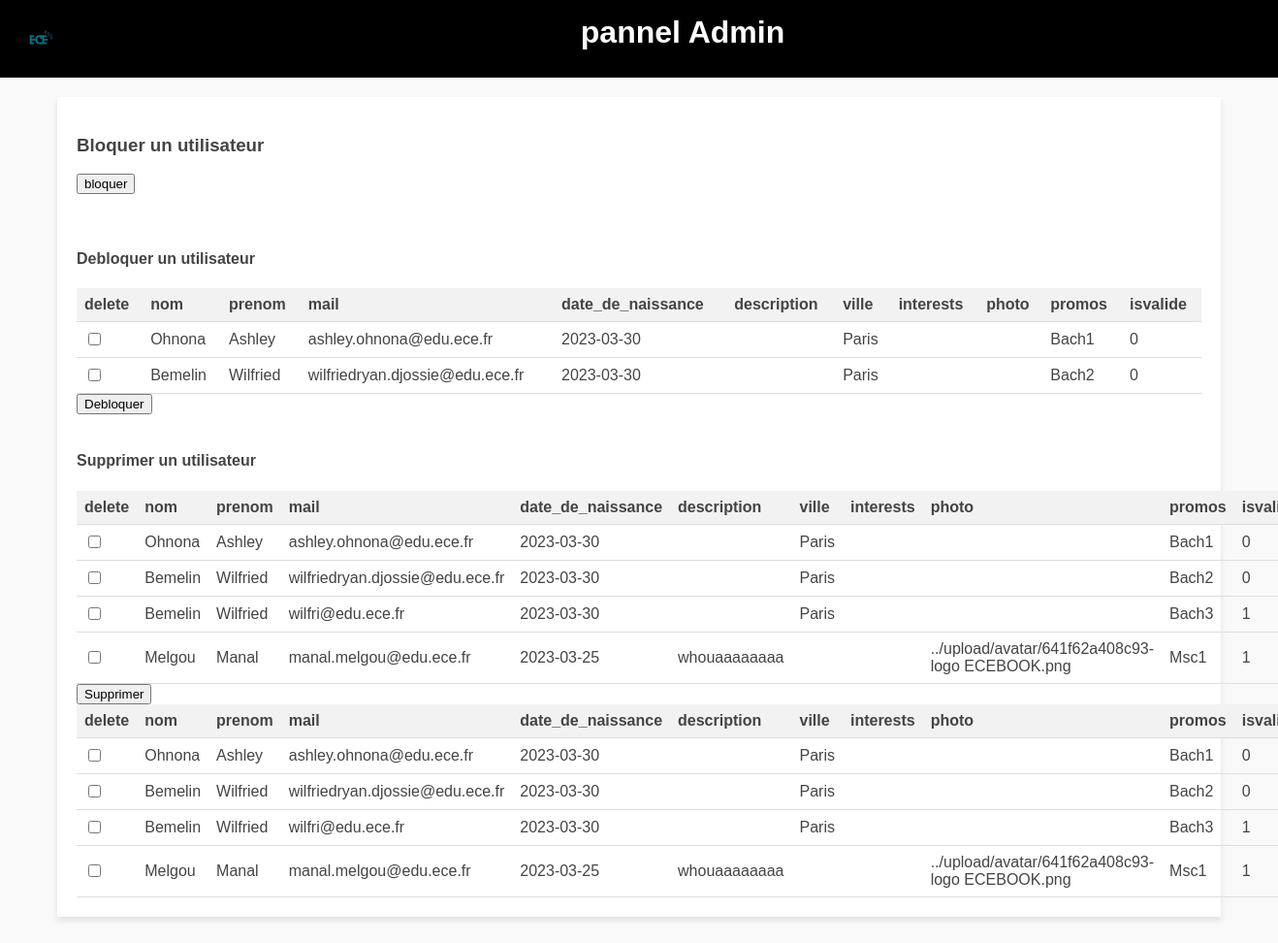
Screenshot of /view/admin/manage-user.php with the database file from the repository.
### tables this page shows
CREATE TABLE IF NOT EXISTS `user` (
  `iduser` INT NOT NULL AUTO_INCREMENT,
  `nom` VARCHAR(45) NULL,
  `prenom` VARCHAR(45) NULL,
  `mail` VARCHAR(200) NULL,
  `password` VARCHAR(255) NULL,
  `date_de_naissance` DATE NULL,
  `type` INT NULL,
  `description` VARCHAR(200) NULL,
  `ville` VARCHAR(200) NULL,
  `interests` VARCHAR(45) NULL,
  `photo` VARCHAR(200) NULL,
  `isvalide` TINYINT NULL,
  `token` VARCHAR(255) NULL,
  `inactive_time` DATETIME NULL,
  PRIMARY KEY (`iduser`),
  UNIQUE INDEX `mail_UNIQUE` (`mail` ASC) VISIBLE);

CREATE TABLE IF NOT EXISTS `promos` (
  `idpromos` INT NOT NULL AUTO_INCREMENT,
  `nom` VARCHAR(45) NULL,
  PRIMARY KEY (`idpromos`));

### modele/Database.php (called while the page is built, shortened)
<?php
class Database
{
    private static $dns;
    private static $user;
    private static $password;
    private static $database;
    public function __construct()
    {
        self::$dns ="mysql:host=localhost;dbname=projet-tech;port=3306";
        self::$user = "root";
        self::$password = "";
        self::$database = new PDO(self::$dns, self::$user, self::$password);
    }
    public function getUser(){
        $sql = 'SELECT * FROM user';
        $stmt = self::$database->prepare($sql);
        $stmt->execute();
        return $stmt->fetchAll(PDO::FETCH_ASSOC);
    }
    public function getInactiveUser() {
        $sql = 'SELECT * FROM user WHERE isvalide = 0';
        $stmt = self::$database->prepare($sql);
        $stmt->execute();
        return $stmt->fetchAll(PDO::FETCH_ASSOC);
    }
    public function GetPromosByID($id){
        $sql = "SELECT * FROM promos WHERE idpromos = :id";
        $stmt = self::$database->prepare($sql);
        $stmt->bindParam(':id', $id);
        $stmt->execute();
        return $stmt->fetchAll();
    }
}

### controller/admin/showuser.php (the view)
<?php
require_once ('..\..\modele\Database.php');
function ShowUser(){
    $data = new Database();
    $user = $data->getUser();
    foreach ($user as $row) {
        echo "<tr>";
        echo "<td> <input type='checkbox' name='iduser[]' value='{$row['iduser']}'</td>";
        echo "<td>{$row['nom']}</td>";
        echo "<td>{$row['prenom']}</td>";
        echo "<td>{$row['mail']}</td>";
        echo "<td>{$row['date_de_naissance']}</td>";
        echo "<td>{$row['description']}</td>";
        echo "<td>{$row['ville']}</td>";
        echo "<td>{$row['interests']}</td>";
        echo "<td>{$row['photo']}</td>";
        $promo = $data->GetPromosByID($row['iduser']);
        echo "<td>{$promo[0]['nom']}</td>";
        echo "<td>{$row['isvalide']}</td>";
        echo "</tr>";
    }
}
function ShowBlockUser(){
    $data = new Database();
    $user = $data->getInactiveUser();
    foreach ($user as $row) {
        echo "<tr>";
        echo "<td> <input type='checkbox' name='iduser[]' value='{$row['iduser']}'</td>";
        echo "<td>{$row['nom']}</td>";
        echo "<td>{$row['prenom']}</td>";
        echo "<td>{$row['mail']}</td>";
        echo "<td>{$row['date_de_naissance']}</td>";
        echo "<td>{$row['description']}</td>";
        echo "<td>{$row['ville']}</td>";
        echo "<td>{$row['interests']}</td>";
        echo "<td>{$row['photo']}</td>";
        $promo = $data->GetPromosByID($row['iduser']);
        echo "<td>{$promo[0]['nom']}</td>";
        echo "<td>{$row['isvalide']}</td>";
        echo "</tr>";
    }
}

### view/admin/manage-user.php (shortened to what this page needs)
<?php require_once("../../controller/session.php");  require_once ("../../controller/admin/showuser.php");
?>
<!DOCTYPE html>
<html lang="fr">
    <head>
        <link rel="stylesheet" href="../../view/style/manage.css">
    </head>
    <body>
    <div class="wrapper">
    <header>
        <img src="../../media/logo ECEBOOK.png" alt="Logo" class="logo">
    <h1>pannel Admin</h1>
</header>
<div class="content">
    <div class="square">
    <section>
        <article>
            <h1>Bloquer un utilisateur</h1>
            <form action="../../controller/admin/deblockuser.php" method="post">
                <table>
                    <tr>
                        <th>delete</th>
                        <th>nom</th>
                        <th>prenom</th>
                        <th>mail</th>
                        <th>date_de_naissance</th>
                        <th>description</th>
                        <th>ville</th>
                        <th>interests</th>
                        <th>photo</th>
                        <th>promos</th>
                        <th>isvalide</th>
                    </tr>
                    <?php ShowBlockUser(); ?>
                    <input type="submit" name="submit" value="bloquer">
            </form>
        </article>
        <article>
<br><br>
            <h1>Debloquer un utilisateur</h1>
            <form action="../../controller/admin/blockuser.php" method="post">
                <table>
                    <tr>
                        <th>delete</th>
                        <th>nom</th>
                        <th>prenom</th>
                        <th>mail</th>
                        <th>date_de_naissance</th>
                        <th>description</th>
                        <th>ville</th>
                        <th>interests</th>
                        <th>photo</th>
                        <th>promos</th>
                        <th>isvalide</th>
                    </tr>
                    <?php ShowUser(); ?>
                    <input type="submit" name="submit" value="Debloquer">
            </form>
        </article>
     <br><br>
        <article>
            <h1>Supprimer un utilisateur</h1>
            <form action="../../controller/admin/deleteuser.php" method="post">
                <table>
                    <tr>
                        <th>delete</th>
                        <th>nom</th>
                        <th>prenom</th>
                        <th>mail</th>
                        <th>date_de_naissance</th>
                        <th>description</th>
                        <th>ville</th>
                        <th>interests</th>
                        <th>photo</th>
                        <th>promos</th>
                        <th>isvalide</th>
                    </tr>
                <?php ShowUser(); ?>
                <input type="submit" name="submit" value="Supprimer">
            </form>
        </article>
    </section>
    </div>
</div>
    </div>
</body>
</html>

### view/style/manage.css (style rules this page uses)
body { font-family: Arial, sans-serif; background-color: #f9f9f9; color: #444; margin: 0; }
header { display: flex; align-items: center; justify-content: space-between; background-color: black; color: white; text-align: center; height: auto; width: 100%; }
header h1 { color: white; text-align: center; font-family: Impact, Haettenschweiler, 'Arial Narrow Bold', sans-serif; margin: 0; width: 100%; height: 50px; }
.logo { height: 80px; margin-right: 10px; }
.content { max-width: 1200px; margin: 0 auto; padding: 20px; }
.square { background-color: #fff; box-shadow: 0 4px 6px rgba(0, 0, 0, 0.1); padding: 20px; margin-bottom: 20px; }
table { width: 100%; border-collapse: collapse; }
th, td { padding: 8px; text-align: left; border-bottom: 1px solid #ddd; }
th { background-color: #f2f2f2; }
html, body { height: 100%; margin: 0; }
.wrapper { min-height: 100%; display: flex; flex-direction: column; }
.content { flex: 1; }

### rows the page displays
user: nom "Ohnona", prenom "Ashley", mail "ashley.ohnona@edu.ece.fr", date_de_naissance "2023-03-30", ville "Paris", promos.nom "Bach1", isvalide "0"
user: nom "Bemelin", prenom "Wilfried", mail "wilfriedryan.djossie@edu.ece.fr", date_de_naissance "2023-03-30", ville "Paris", promos.nom "Bach2", isvalide "0"
user: nom "Bemelin", prenom "Wilfried", mail "wilfri@edu.ece.fr", date_de_naissance "2023-03-30", ville "Paris", promos.nom "Bach3", isvalide "1"
user: nom "Melgou", prenom "Manal", mail "manal.melgou@edu.ece.fr", date_de_naissance "2023-03-25", description "whouaaaaaaaa", photo "../upload/avatar/641f62a408c93-logo ECEBOOK.png", promos.nom "Msc1", isvalide "1"
